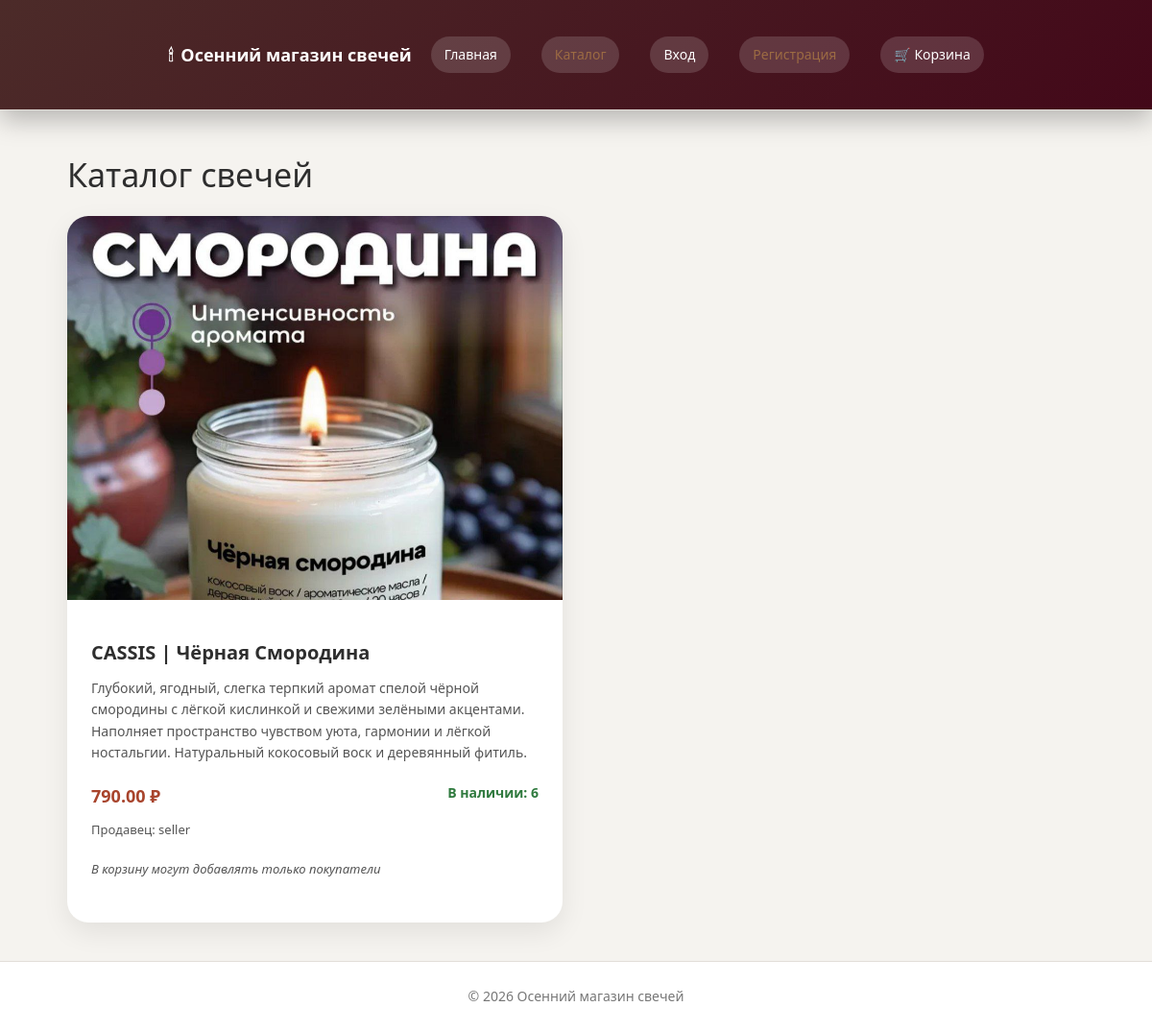
Screenshot of /catalog.php with the database file from the repository.
### tables this page shows
CREATE TABLE `products` (
  `id` int(11) NOT NULL,
  `seller_id` int(11) DEFAULT NULL,
  `name` varchar(200) NOT NULL,
  `description` text DEFAULT NULL,
  `price` decimal(10,2) NOT NULL,
  `quantity` int(11) NOT NULL,
  `created_at` timestamp NOT NULL DEFAULT current_timestamp()
);

CREATE TABLE `users` (
  `id` int(11) NOT NULL,
  `username` varchar(100) NOT NULL,
  `email` varchar(200) DEFAULT NULL,
  `password` varchar(255) NOT NULL,
  `role` enum('admin','seller','user') NOT NULL,
  `created_at` timestamp NOT NULL DEFAULT current_timestamp()
);

### catalog.php (the view, shortened to what this page needs)
<?php
require_once 'config/db.php';
$products = [];
$res = $mysqli->query("
    SELECT p.*, u.username AS seller_name
    FROM products p
    LEFT JOIN users u ON p.seller_id = u.id
    ORDER BY p.created_at DESC
");
while ($row = $res->fetch_assoc()) {
    $products[] = $row;
}
?>
<!DOCTYPE html>
<html lang="ru">
<head>
    <link rel="stylesheet" href="assets/style.css">
</head>
<body>
<div class="page">
<header class="site-header">
  <div class="header-inner">
    <div class="logo">
      <span>🕯</span> Осенний магазин свечей
    </div>
    <nav class="main-nav">
      <a href="index.php" class="nav-link">Главная</a>
      <a href="catalog.php" class="nav-link accent">Каталог</a>
      <?php if(isset($_SESSION['user'])): ?>
        <?php if($_SESSION['user']['role']=='admin'): ?>
          <a href="admin/index.php" class="nav-link">Админ</a>
        <?php elseif($_SESSION['user']['role']=='seller'): ?>
          <a href="seller/index.php" class="nav-link">Продавец</a>
        <?php else: ?>
          <a href="user/index.php" class="nav-link">Кабинет</a>
        <?php endif; ?>
        <a href="auth/logout.php" class="nav-link muted">
          Выйти (<?=htmlspecialchars($_SESSION['user']['username'])?>)
        </a>
      <?php else: ?>
        <a href="auth/login.php" class="nav-link">Вход</a>
        <a href="auth/register.php" class="nav-link accent">Регистрация</a>
      <?php endif; ?>
      <a href="cart/view.php" class="cart-btn">🛒 Корзина</a>
    </nav>
  </div>
</header>
<main class="container">
  <h2 class="section-title">Каталог свечей</h2>
  <?php if(empty($products)): ?>
    <p>Каталог пуст. Администратор или продавцы могут добавить товары.</p>
  <?php else: ?>
  <div class="catalog-grid">
    <?php foreach($products as $p): ?>
      <div class="catalog-card">
  <div class="catalog-image">
    <img src="assets/images/currant.jpg" alt="<?=htmlspecialchars($p['name'])?>">
  </div>
  <div class="catalog-content">
    <h3 class="product-title">
      <?=htmlspecialchars($p['name'])?>
    </h3>
    <p class="catalog-desc">
      <?=nl2br(htmlspecialchars($p['description']))?>
    </p>
    <div class="catalog-info">
      <span class="price"><?=number_format($p['price'],2,'.',' ')?> ₽</span>
      <span class="qty">В наличии: <?=intval($p['quantity'])?></span>
    </div>
    <p class="catalog-seller">
      Продавец: <?=htmlspecialchars($p['seller_name'] ?? 'Магазин')?>
    </p>
    <?php if(isset($_SESSION['user']) && $_SESSION['user']['role']==='user'): ?>
      <form method="post" action="cart/add_to_cart.php" class="catalog-form">
        <input type="hidden" name="product_id" value="<?=intval($p['id'])?>">
        <input type="number" name="qty" value="1" min="1" max="<?=intval($p['quantity'])?>">
        <button class="btn accent">В корзину</button>
      </form>
    <?php else: ?>
      <p class="only-users">В корзину могут добавлять только покупатели</p>
    <?php endif; ?>
  </div>
</div>
      </div>
    <?php endforeach; ?>
  </div>
  <?php endif; ?>
<footer class="site-footer">
  <p>© <?=date("Y")?> Осенний магазин свечей</p>
</footer>
</body>
</html>

### assets/style.css (style rules this page uses)
* { box-sizing: border-box; margin: 0; padding: 0; }
body { font-family: 'Segoe UI', Arial, sans-serif; background-color: #f5f3ef; color: #2e2e2e; line-height: 1.6; }
a { color: #2e2e2e; text-decoration: none; }
.site-header { background-color: #ffffff; padding: 20px 40px; border-bottom: 1px solid #e2ded8; display: flex; justify-content: space-between; align-items: center; }
.site-header nav a { margin-left: 20px; font-size: 14px; }
.container { max-width: 1100px; margin: 0 auto; padding: 60px 20px; }
.container h2 { font-size: 34px; margin-bottom: 15px; font-weight: 500; }
.container p { margin-bottom: 20px; color: #555; }
.site-footer { background-color: #ffffff; border-top: 1px solid #e2ded8; padding: 25px; text-align: center; font-size: 14px; color: #777; }
.site-header { position: sticky; top: 0; z-index: 100; background-color: rgba(255,255,255,0.95); backdrop-filter: blur(8px); }
.header-inner { max-width: 1200px; margin: 0 auto; padding: 18px 30px; display: flex; justify-content: space-between; align-items: center; }
.logo { font-size: 18px; font-weight: 600; display: flex; align-items: center; gap: 8px; }
.main-nav { display: flex; align-items: center; gap: 18px; }
.nav-link { font-size: 14px; position: relative; }
.nav-link::after { content: ''; position: absolute; bottom: -6px; left: 0; width: 0; height: 2px; background-color: #9c6b43; transition: width 0.25s ease; }
.nav-link.accent { color: #9c6b43; font-weight: 500; }
.cart-btn { background-color: #2e2e2e; color: #fff; padding: 8px 16px; border-radius: 20px; font-size: 13px; }
.section-title { font-size: 30px; margin-bottom: 35px; font-weight: 500; }
.catalog-grid { display: grid; grid-template-columns: repeat(auto-fill, minmax(340px, 1fr)); gap: 28px; }
.catalog-card { background: #fff; border-radius: 22px; overflow: hidden; box-shadow: 0 10px 28px rgba(0,0,0,.08); display: flex; flex-direction: column; transition: transform .25s ease, box-shadow .25s ease; }
.catalog-image { width: 100%; height: 160px; }
.catalog-image img { width: 100%; height: 100%; object-fit: cover; display: block; }
.catalog-content { padding: 14px 16px 16px; }
.catalog-info { font-size: 14px; margin-bottom: 6px; }
.price { font-size: 16px; }
.catalog-info { display: flex; justify-content: space-between; font-weight: 600; margin-bottom: 10px; }
.price { color: #a8442c; font-size: 18px; }
.qty { color: #2f7a3e; }
.catalog-seller { font-size: 13px; color: #777; margin-bottom: 14px; }
.only-users { font-size: 13px; color: #999; font-style: italic; }
.catalog-image { height: 400px; width: 100%; background-size: cover; background-position: center; border-radius: 18px; margin-bottom: 14px; transition: transform 0.3s ease; }
.catalog-content { padding: 25px; display: flex; flex-direction: column; height: 100%; }
.catalog-content h3 { font-size: 20px; margin-bottom: 10px; }
.catalog-desc { font-size: 14px; color: #555; margin-bottom: 15px; flex-grow: 1; }
.catalog-seller { font-size: 13px; color: #777; margin-bottom: 15px; }
.container { flex: 1; max-width: 1100px; margin: 40px auto; padding: 0 20px; }
.site-header { background: linear-gradient(135deg, #4C2B29, #430819); color: #fff; padding: 20px 30px; display: flex; justify-content: space-between; align-items: center; box-shadow: 0 10px 25px rgba(0,0,0,0.25); }
.site-header nav { display: flex; gap: 12px; flex-wrap: wrap; }
.site-header nav a { text-decoration: none; color: #fff; padding: 8px 14px; border-radius: 20px; background: rgba(255,255,255,0.15); font-size: 14px; transition: all 0.25s ease; }

### rows the page displays
products: name "CASSIS | Чёрная Смородина", description "Глубокий, ягодный, слегка терпкий аромат спелой чёрной смородины с лёгкой кислинкой и свежими зелёными акцентами. Наполняет пространство чувством уюта, гармонии и лёгкой ностальгии. Натуральный кокосовый воск и деревянный фитиль.", price "790.00", quantity "6", seller.username "seller"
